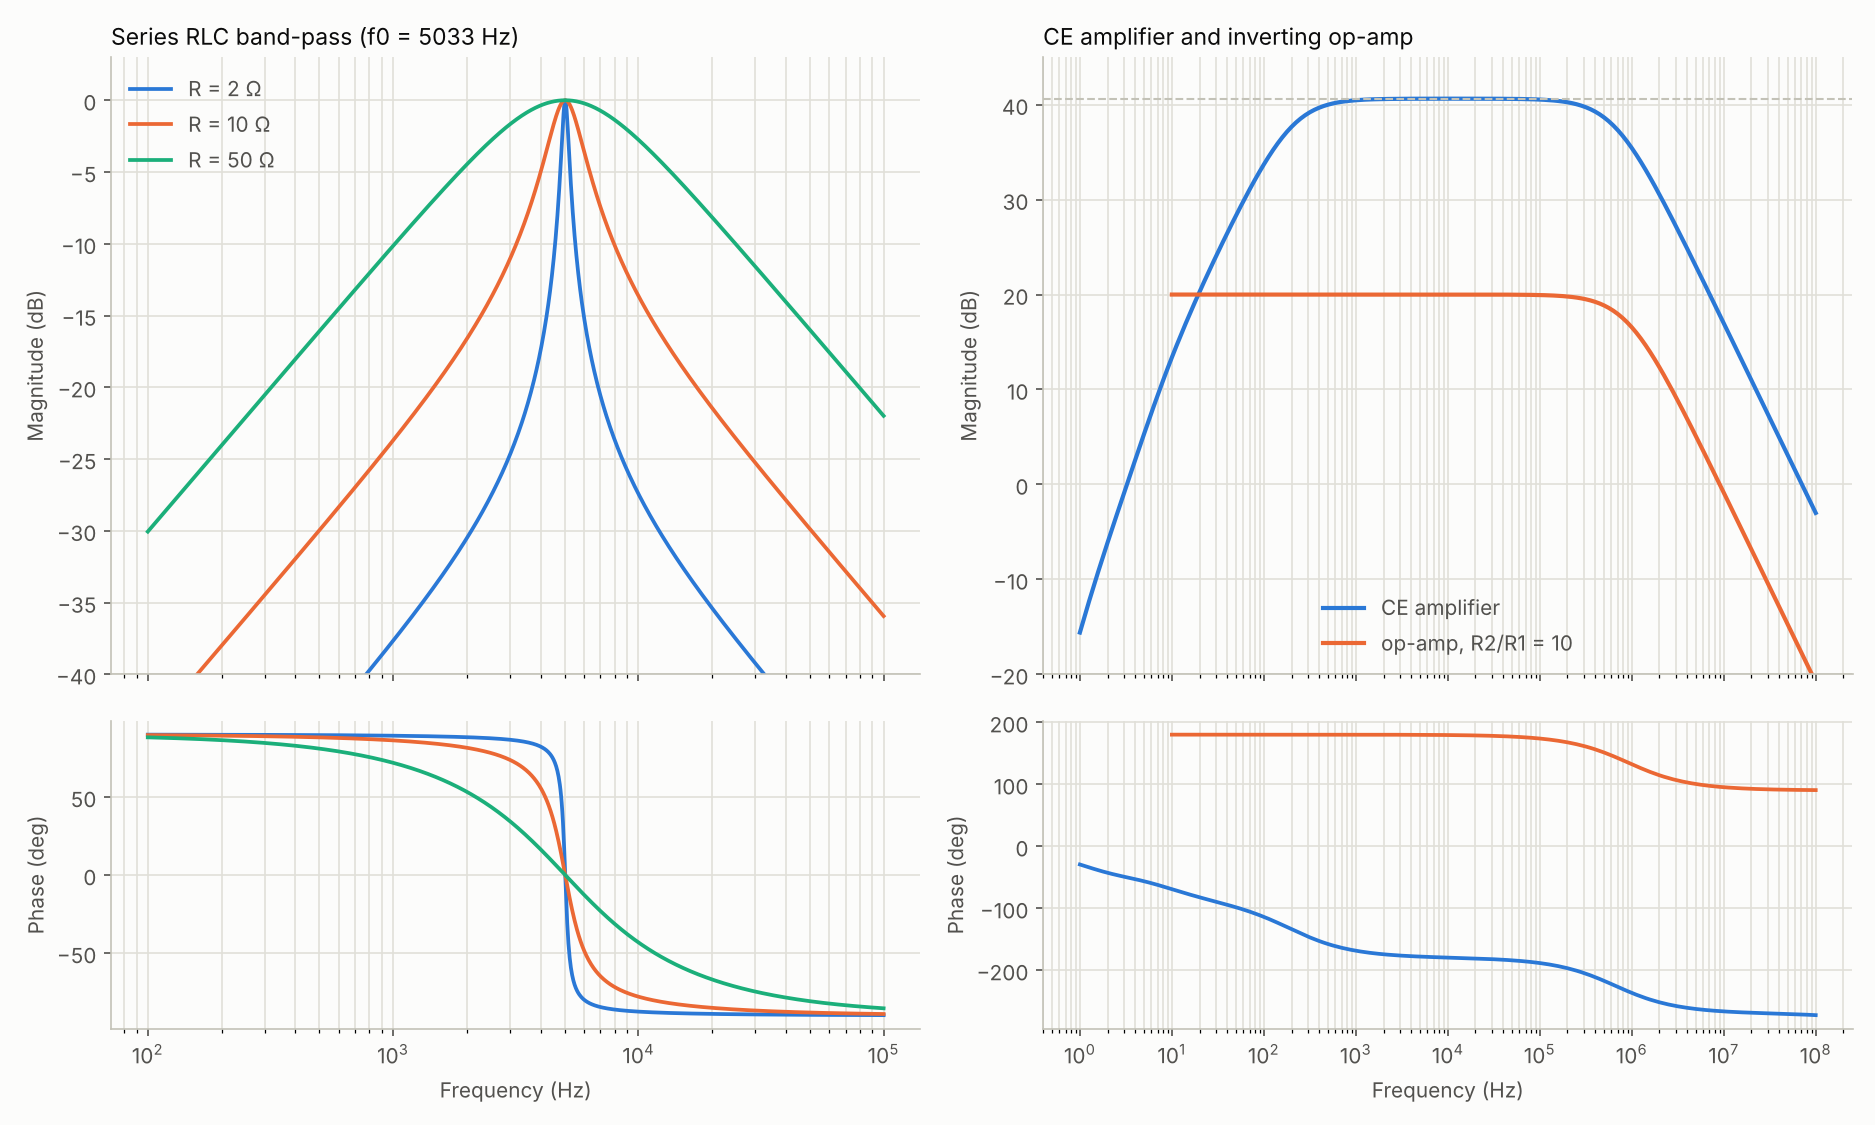

Generate this figure with Python:
#-------------------------------------------------------------------------------
# Name:        AC analysis (small-signal frequency response)
# Created:     19/10/2026
# Copyright:   (c) PyAMS
# Licence:     free  "GPLv3"
#-------------------------------------------------------------------------------
# analysis(mode="ac", start=f1, stop=f2, step=points_per_decade) solves the DC
# operating point, linearises the circuit around it and solves the complex
# system at every frequency.  The ACVoltage source (Vac = 1 V) gives the phasor
# of each output directly as the transfer function.
#   1. series RLC band-pass, family in R with sweep()      (analytic reference)
#   2. common-emitter BJT amplifier: bias point -> gm, midband gain and corner
#      frequencies, checked against hybrid-pi formulas and against a transient
#      run with a small sine (the full non-linear model)
#   3. op-amp inverting amplifier with a single-pole open loop (gain-bandwidth)

import numpy as np
import matplotlib.pyplot as plt
from pyams.lib import circuit
from pyams.models import (ACVoltage, SinVoltage, DCVoltage, Resistor, Capacitor,
                          Inductor, BJT, OpAmp)

db = lambda z: 20 * np.log10(np.abs(z))

# ---- 1. series RLC, output across the resistor (band-pass) -----------------------------
L_, C_ = 1e-3, 1e-6
V = ACVoltage("in", "0")
L = Inductor("in", "a");  L.setParams("L=%gH" % L_)
C = Capacitor("a", "b");  C.setParams("C=%gF" % C_)
R = Resistor("b", "0");   R.setParams("R=10Ω")
rlc = circuit(); rlc.addElements({"V": V, "L": L, "C": C, "R": R}); rlc.setOutPuts("b")
Rs = [2.0, 10.0, 50.0]
rlc.analysis(mode="ac", start=100, stop=1e5, step=400)
rlc.sweep(param="R.R", list=Rs)
runs = rlc.run()
f0 = 1 / (2 * np.pi * np.sqrt(L_ * C_))
print("1) series RLC band-pass: f0 = %.1f Hz" % f0)
for Rv, r in zip(Rs, runs):
    f, H = r["freq"], r["b"]
    w = 2 * np.pi * f
    Hr = Rv / (Rv + 1j * w * L_ + 1 / (1j * w * C_))
    k = np.argmax(np.abs(H)); Q = np.sqrt(L_ / C_) / Rv
    g = np.abs(H) / np.abs(H[k])
    lo = np.interp(1 / np.sqrt(2), g[:k + 1], f[:k + 1])               # -3 dB edges, interpolated
    hi = np.interp(1 / np.sqrt(2), g[k:][::-1], f[k:][::-1])
    print("   R = %4.0f ohm : max |sim-analytic| = %.1e | peak gain %.4f | -3 dB band %.0f..%.0f Hz, Q(sim) = %.2f vs %.2f"
          % (Rv, np.abs(H - Hr).max(), np.abs(H[k]), lo, hi, f0 / (hi - lo), Q))
rlc.plot("ac_rlc.png", show=False)

# ---- 2. common-emitter amplifier --------------------------------------------------------
Vcc, R1, R2, RC, RE, RL, Rsrc = 12.0, 82e3, 18e3, 2.2e3, 470.0, 10e3, 600.0
Cin, Cout, CE = 1e-6, 10e-6, 100e-6

def ce_amp(src):
    Vs = DCVoltage("vcc", "0");    Vs.setParams("Vdc=%gV" % Vcc)
    Rg = Resistor("s", "in");      Rg.setParams("R=%gΩ" % Rsrc)
    ci = Capacitor("in", "b");     ci.setParams("C=%gF" % Cin)
    r1 = Resistor("vcc", "b");     r1.setParams("R=%gΩ" % R1)
    r2 = Resistor("b", "0");       r2.setParams("R=%gΩ" % R2)
    rc = Resistor("vcc", "c");     rc.setParams("R=%gΩ" % RC)
    re = Resistor("e", "0");       re.setParams("R=%gΩ" % RE)
    ce = Capacitor("e", "0");      ce.setParams("C=%gF" % CE)
    q = BJT("c", "b", "e")
    co = Capacitor("c", "out");    co.setParams("C=%gF" % Cout)
    rl = Resistor("out", "0");     rl.setParams("R=%gΩ" % RL)
    k = circuit()
    k.addElements({"Vcc": Vs, "Vs": src, "Rg": Rg, "Cin": ci, "R1": r1, "R2": r2, "RC": rc,
                   "RE": re, "CE": ce, "Q": q, "Cout": co, "RL": rl})
    return k

src = ACVoltage("s", "0")
amp = ce_amp(src); amp.setOutPuts("out", "b", "c", "e")
amp.analysis(mode="ac", start=1, stop=1e8, step=20)
ra = amp.run()
f, Hout = ra["freq"], ra["out"]

# DC operating point of the same circuit (a one-point DC analysis)
dc = ce_amp(DCVoltage("s", "0")); dc.setOutPuts("b", "c", "e", "out")
dc.analysis(mode="dc"); rd = dc.run()
Vb, Vc, Ve = rd["b"][0], rd["c"][0], rd["e"][0]
Ic = (Vcc - Vc) / RC                                   # no dc current in RL (Cout blocks)
gm = Ic / 0.025                                        # BJT model: Vt = 25 mV
rpi = 100.0 / gm
Rb = 1 / (1 / R1 + 1 / R2)
Rin = 1 / (1 / Rb + 1 / rpi)
Av_mid = -(Rin / (Rsrc + Rin)) * gm * (RC * RL / (RC + RL))
i_mid = np.argmin(np.abs(f - 1e4))
print("2) common-emitter amplifier: Vb = %.3f V, Ve = %.3f V, Vc = %.3f V, Ic = %.3f mA, gm = %.1f mS, r_pi = %.0f ohm"
      % (Vb, Ve, Vc, Ic * 1e3, gm * 1e3, rpi))
print("   midband gain (10 kHz): sim %.2f (%.2f dB, phase %.1f deg) | hybrid-pi %.2f (%.2f dB)"
      % (Hout[i_mid].real, db(Hout[i_mid]), np.degrees(np.angle(Hout[i_mid])), Av_mid, db(Av_mid)))
mid = np.abs(Hout[i_mid])
def corner(sel):
    g = np.abs(Hout[sel]) / mid
    ff = f[sel]
    return np.interp(1 / np.sqrt(2), g if g[0] < g[-1] else g[::-1], ff if g[0] < g[-1] else ff[::-1])
f_lo = corner(f < 1e4); f_hi = corner(f > 1e4)
print("   -3 dB corners: low %.1f Hz, high %.2f MHz  (mid %.2f dB, band %.0f dB..)" % (f_lo, f_hi / 1e6, db(mid), db(mid) - 3))

# check against the full non-linear transient: 1 mV sine at 10 kHz and at 100 Hz
for fx in (100.0, 1e4):
    sv = SinVoltage("s", "0"); sv.setParams("Va=1mV Fr=%gHz" % fx)
    tr = ce_amp(sv); tr.setOutPuts("out")
    T = 1 / fx
    tr.analysis(mode="tran", start=0, stop=25 * T if fx > 1e3 else 12 * T, step=T / 100, adaptive=True, order=2)
    rt = tr.run(); t, vo = rt["time"], rt["out"]
    m = t > t[-1] - 2 * T
    amp_t = 0.5 * (vo[m].max() - vo[m].min()) / 1e-3
    ia = np.argmin(np.abs(f - fx))
    Hx = np.interp(fx, f, np.abs(Hout))
    print("   transient 1 mV @ %6.0f Hz : gain %.2f | AC analysis %.2f" % (fx, amp_t, Hx))

# ---- 3. op-amp inverting amplifier: gain-bandwidth -----------------------------------
A0, tau = 1e5, 1.0 / (2 * np.pi * 100.0)                # open-loop pole at 100 Hz -> GBW = 10 MHz
Ri, Rf = 1e3, 10e3
Vin = ACVoltage("in", "0")
ri = Resistor("in", "n");  ri.setParams("R=%gΩ" % Ri)
rf = Resistor("n", "out"); rf.setParams("R=%gΩ" % Rf)
U = OpAmp("0", "n", "out"); U.setParams("A=%g Tau=%g Ro=1Ω" % (A0, tau))   # non-inverting input to ground
op = circuit(); op.addElements({"Vin": Vin, "Ri": ri, "Rf": rf, "U": U}); op.setOutPuts("out")
op.analysis(mode="ac", start=10, stop=1e8, step=20)
ro = op.run(); fo, Ho = ro["freq"], ro["out"]
wo = 2 * np.pi * fo
Aol = A0 / (1 + 1j * wo * tau)
Hr = -Aol * Rf / (Ri + Rf) / (1 + Aol * Ri / (Ri + Rf))
print("3) op-amp inverting amplifier (R2/R1 = %g): max |sim - analytic| = %.1e" % (Rf / Ri, np.abs(Ho - Hr).max()))
fc = np.interp(db(Ho[0]) - 3, db(Ho)[::-1], fo[::-1])
print("   DC gain %.3f dB (ideal %.3f dB); -3 dB at %.0f kHz (GBW/(1+R2/R1) = %.0f kHz)"
      % (db(Ho[0]), db(Rf / Ri), fc / 1e3, 10e6 / (1 + Rf / Ri) / 1e3))

# ---- figure ---------------------------------------------------------------------------------
surface, ink, ink2, grid, axis_c = '#fcfcfb', '#0b0b0b', '#52514e', '#e1e0d9', '#c3c2b7'
cols = ['#2a78d6', '#eb6834', '#1baf7a']
fig, axs = plt.subplots(2, 2, figsize=(12.5, 7.5), facecolor=surface, sharex='col',
                        gridspec_kw={'height_ratios': [2, 1]})
def style(ax):
    ax.set_facecolor(surface); ax.grid(color=grid, lw=0.8, which='both'); ax.set_axisbelow(True)
    for s in ('top', 'right'): ax.spines[s].set_visible(False)
    for s in ('left', 'bottom'): ax.spines[s].set_color(axis_c)
    ax.tick_params(colors=ink2); ax.set_xscale('log')
for ax in axs.ravel(): style(ax)
ax = axs[0, 0]
for Rv, r, c in zip(Rs, runs, cols):
    ax.plot(r["freq"], db(r["b"]), color=c, lw=1.8, label='R = %g Ω' % Rv)
    axs[1, 0].plot(r["freq"], np.degrees(np.angle(r["b"])), color=c, lw=1.8)
ax.set_ylim(-40, 3); ax.legend(frameon=False, labelcolor=ink2, loc="upper left")
ax.set_title('Series RLC band-pass (f0 = %.0f Hz)' % f0, loc='left', color=ink, fontsize=11)
ax = axs[0, 1]
ax.plot(f, db(Hout), color=cols[0], lw=2, label='CE amplifier')
ax.plot(fo, db(Ho), color=cols[1], lw=2, label='op-amp, R2/R1 = 10')
ax.axhline(db(Av_mid), color=axis_c, ls='--', lw=1)
ax.set_ylim(-20, 45); ax.legend(frameon=False, labelcolor=ink2, loc='lower center')
ax.set_title('CE amplifier and inverting op-amp', loc='left', color=ink, fontsize=11)
axs[1, 1].plot(f, np.degrees(np.unwrap(np.angle(Hout))), color=cols[0], lw=1.8)
axs[1, 1].plot(fo, np.degrees(np.unwrap(np.angle(Ho))), color=cols[1], lw=1.8)
for a in axs[0]: a.set_ylabel('Magnitude (dB)', color=ink2)
for a in axs[1]: a.set_ylabel('Phase (deg)', color=ink2); a.set_xlabel('Frequency (Hz)', color=ink2)
fig.tight_layout(); fig.savefig("ac_analysis.png", dpi=150, facecolor=surface)
